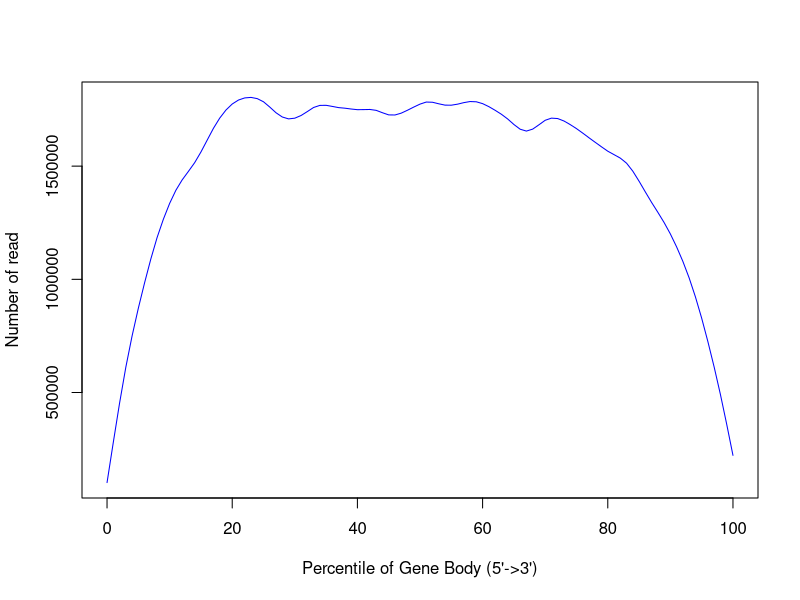

The R script that drew this image:
png('/rds/user/is460/hpc-work/muscle-rnaseq/ezbamqc/output/figs/srpk3_wt_ttnb_wt_2.geneBodyCoverage.png',width=500,height=500,units='px')
x=c(0,1,2,3,4,5,6,7,8,9,10,11,12,13,14,15,16,17,18,19,20,21,22,23,24,25,26,27,28,29,30,31,32,33,34,35,36,37,38,39,40,41,42,43,44,45,46,47,48,49,50,51,52,53,54,55,56,57,58,59,60,61,62,63,64,65,66,67,68,69,70,71,72,73,74,75,76,77,78,79,80,81,82,83,84,85,86,87,88,89,90,91,92,93,94,95,96,97,98,99,100)
y=c(97019,267741,456596,634747,752796,861373,972095,1098579,1190739,1265237,1322929,1407830,1458158,1459510,1497715,1571781,1601266,1677249,1722489,1739054,1781715,1791042,1793266,1813067,1789802,1799066,1767978,1726791,1706739,1707908,1711182,1722625,1728200,1775924,1777489,1774601,1750580,1750281,1769566,1752393,1739375,1744854,1756016,1764957,1736731,1710127,1717398,1740980,1749373,1755857,1769536,1796351,1797868,1762357,1761833,1769968,1766298,1785981,1786935,1790538,1776673,1761389,1741259,1731072,1715831,1701461,1644279,1639002,1660984,1677711,1717396,1724933,1709348,1694195,1680433,1669357,1645909,1621074,1607287,1589230,1563882,1527046,1550013,1527858,1480777,1427749,1385532,1327929,1294317,1261004,1199485,1139408,1079715,1007858,925807,830933,716720,612423,497662,366090,211184)
smoothsp = smooth.spline(x,y,spar=0.35)
plot(smoothsp,type="l",col="blue",xlab="Percentile of Gene Body (5'->3')",ylab="Number of read",xlim=c(0,100))
dev.state = dev.off()
